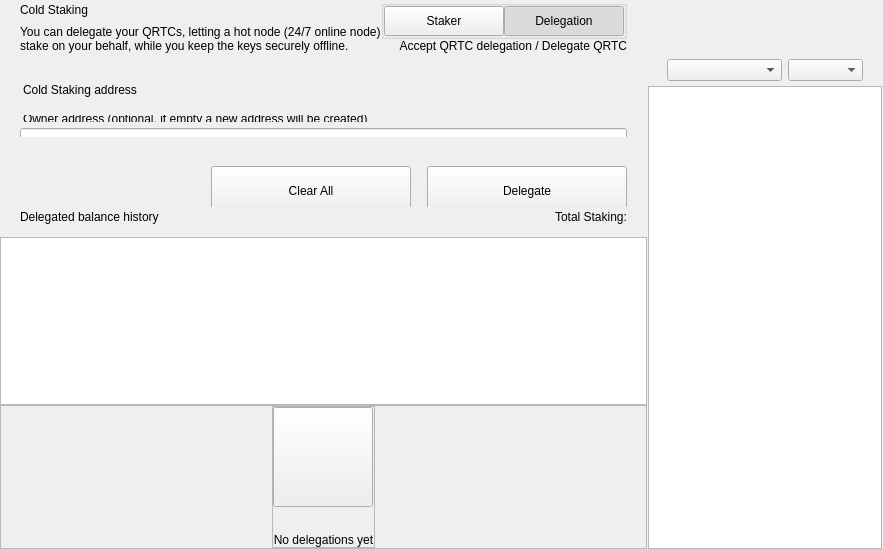
<?xml version="1.0" encoding="UTF-8"?>
<ui version="4.0">
 <class>ColdStakingWidget</class>
 <widget class="QWidget" name="ColdStakingWidget">
  <property name="geometry">
   <rect>
    <x>0</x>
    <y>0</y>
    <width>629</width>
    <height>549</height>
   </rect>
  </property>
  <property name="windowTitle">
   <string>Form</string>
  </property>
  <layout class="QHBoxLayout" name="horizontalLayout_1" stretch="2,1">
   <property name="spacing">
    <number>0</number>
   </property>
   <property name="leftMargin">
    <number>0</number>
   </property>
   <property name="topMargin">
    <number>0</number>
   </property>
   <property name="rightMargin">
    <number>0</number>
   </property>
   <property name="bottomMargin">
    <number>0</number>
   </property>
   <item>
    <widget class="QWidget" name="left" native="true">
     <layout class="QVBoxLayout" name="verticalLayout_3">
      <property name="leftMargin">
       <number>0</number>
      </property>
      <property name="topMargin">
       <number>0</number>
      </property>
      <property name="rightMargin">
       <number>0</number>
      </property>
      <property name="bottomMargin">
       <number>0</number>
      </property>
      <item>
       <layout class="QVBoxLayout" name="verticalLayout_2">
        <property name="spacing">
         <number>0</number>
        </property>
        <item>
         <layout class="QVBoxLayout" name="verticalLayoutTop">
          <property name="spacing">
           <number>0</number>
          </property>
          <property name="leftMargin">
           <number>0</number>
          </property>
          <property name="rightMargin">
           <number>0</number>
          </property>
          <item>
           <widget class="QWidget" name="containerTitle" native="true">
            <property name="sizePolicy">
             <sizepolicy hsizetype="Preferred" vsizetype="Minimum">
              <horstretch>0</horstretch>
              <verstretch>0</verstretch>
             </sizepolicy>
            </property>
            <property name="maximumSize">
             <size>
              <width>16777215</width>
              <height>100</height>
             </size>
            </property>
            <layout class="QHBoxLayout" name="containerTitleLayout">
             <property name="spacing">
              <number>0</number>
             </property>
             <property name="leftMargin">
              <number>20</number>
             </property>
             <property name="topMargin">
              <number>0</number>
             </property>
             <property name="rightMargin">
              <number>20</number>
             </property>
             <property name="bottomMargin">
              <number>0</number>
             </property>
             <item>
              <layout class="QVBoxLayout" name="verticalLayout11">
               <property name="spacing">
                <number>5</number>
               </property>
               <item>
                <widget class="QLabel" name="labelTitle">
                 <property name="text">
                  <string>Cold Staking</string>
                 </property>
                </widget>
               </item>
               <item>
                <widget class="QLabel" name="labelSubtitle1">
                 <property name="maximumSize">
                  <size>
                   <width>16777215</width>
                   <height>16777215</height>
                  </size>
                 </property>
                 <property name="text">
                  <string>You can delegate your QRTCs, letting a hot node (24/7 online node)
stake on your behalf, while you keep the keys securely offline.</string>
                 </property>
                </widget>
               </item>
              </layout>
             </item>
             <item>
              <spacer name="horizontalSpacer">
               <property name="orientation">
                <enum>Qt::Horizontal</enum>
               </property>
               <property name="sizeHint" stdset="0">
                <size>
                 <width>40</width>
                 <height>20</height>
                </size>
               </property>
              </spacer>
             </item>
             <item>
              <widget class="QWidget" name="containerViewPrivacyChecks" native="true">
               <layout class="QVBoxLayout" name="containerPrivacyChecks">
                <property name="spacing">
                 <number>0</number>
                </property>
                <property name="leftMargin">
                 <number>0</number>
                </property>
                <property name="topMargin">
                 <number>0</number>
                </property>
                <property name="rightMargin">
                 <number>0</number>
                </property>
                <property name="bottomMargin">
                 <number>0</number>
                </property>
                <item alignment="Qt::AlignHCenter|Qt::AlignVCenter">
                 <widget class="QGroupBox" name="groupBox">
                  <property name="title">
                   <string/>
                  </property>
                  <layout class="QHBoxLayout" name="horizontalLayout_2_1">
                   <property name="spacing">
                    <number>0</number>
                   </property>
                   <property name="leftMargin">
                    <number>0</number>
                   </property>
                   <property name="topMargin">
                    <number>0</number>
                   </property>
                   <property name="rightMargin">
                    <number>0</number>
                   </property>
                   <property name="bottomMargin">
                    <number>0</number>
                   </property>
                   <item>
                    <widget class="QPushButton" name="pushLeft">
                     <property name="minimumSize">
                      <size>
                       <width>120</width>
                       <height>30</height>
                      </size>
                     </property>
                     <property name="maximumSize">
                      <size>
                       <width>120</width>
                       <height>30</height>
                      </size>
                     </property>
                     <property name="focusPolicy">
                      <enum>Qt::NoFocus</enum>
                     </property>
                     <property name="text">
                      <string>Staker</string>
                     </property>
                     <property name="checkable">
                      <bool>true</bool>
                     </property>
                     <property name="autoExclusive">
                      <bool>true</bool>
                     </property>
                    </widget>
                   </item>
                   <item>
                    <widget class="QPushButton" name="pushRight">
                     <property name="minimumSize">
                      <size>
                       <width>120</width>
                       <height>30</height>
                      </size>
                     </property>
                     <property name="maximumSize">
                      <size>
                       <width>120</width>
                       <height>30</height>
                      </size>
                     </property>
                     <property name="focusPolicy">
                      <enum>Qt::NoFocus</enum>
                     </property>
                     <property name="text">
                      <string>Delegation</string>
                     </property>
                     <property name="checkable">
                      <bool>true</bool>
                     </property>
                     <property name="checked">
                      <bool>true</bool>
                     </property>
                     <property name="autoExclusive">
                      <bool>true</bool>
                     </property>
                    </widget>
                   </item>
                  </layout>
                 </widget>
                </item>
                <item alignment="Qt::AlignTop">
                 <widget class="QLabel" name="labelSubtitle2">
                  <property name="text">
                   <string>Accept QRTC delegation / Delegate QRTC</string>
                  </property>
                  <property name="alignment">
                   <set>Qt::AlignRight|Qt::AlignTrailing|Qt::AlignVCenter</set>
                  </property>
                 </widget>
                </item>
               </layout>
              </widget>
             </item>
            </layout>
           </widget>
          </item>
          <item>
           <spacer name="verticalSpacer_2">
            <property name="orientation">
             <enum>Qt::Vertical</enum>
            </property>
            <property name="sizeType">
             <enum>QSizePolicy::Fixed</enum>
            </property>
            <property name="sizeHint" stdset="0">
             <size>
              <width>20</width>
              <height>30</height>
             </size>
            </property>
           </spacer>
          </item>
          <item>
           <widget class="QWidget" name="containerSend" native="true">
            <property name="minimumSize">
             <size>
              <width>0</width>
              <height>50</height>
             </size>
            </property>
            <layout class="QVBoxLayout" name="containerSendRow">
             <property name="spacing">
              <number>6</number>
             </property>
             <property name="leftMargin">
              <number>0</number>
             </property>
             <property name="topMargin">
              <number>0</number>
             </property>
             <property name="rightMargin">
              <number>0</number>
             </property>
             <property name="bottomMargin">
              <number>0</number>
             </property>
             <item>
              <widget class="QLabel" name="labelEditTitle">
               <property name="maximumSize">
                <size>
                 <width>16777215</width>
                 <height>30</height>
                </size>
               </property>
               <property name="styleSheet">
                <string notr="true">padding-left:20px; padding-bottom:3px;</string>
               </property>
               <property name="text">
                <string>Cold Staking address</string>
               </property>
              </widget>
             </item>
             <item>
              <spacer name="verticalSpacer_6">
               <property name="orientation">
                <enum>Qt::Vertical</enum>
               </property>
               <property name="sizeType">
                <enum>QSizePolicy::Fixed</enum>
               </property>
               <property name="sizeHint" stdset="0">
                <size>
                 <width>20</width>
                 <height>9</height>
                </size>
               </property>
              </spacer>
             </item>
             <item>
              <widget class="QWidget" name="containerOwner" native="true">
               <layout class="QVBoxLayout" name="vContainerOwner">
                <property name="spacing">
                 <number>4</number>
                </property>
                <property name="leftMargin">
                 <number>20</number>
                </property>
                <property name="topMargin">
                 <number>0</number>
                </property>
                <property name="rightMargin">
                 <number>20</number>
                </property>
                <property name="bottomMargin">
                 <number>0</number>
                </property>
                <item>
                 <widget class="QLabel" name="labelSubtitleDescription">
                  <property name="maximumSize">
                   <size>
                    <width>16777215</width>
                    <height>20</height>
                   </size>
                  </property>
                  <property name="styleSheet">
                   <string notr="true">margin-bottom:2px;
                   margin-left:0.05px;
                   padding:0px;</string>
                  </property>
                  <property name="text">
                   <string>Owner address (optional, if empty a new address will be created)</string>
                  </property>
                 </widget>
                </item>
                <item>
                 <widget class="QLineEdit" name="lineEditOwnerAddress">
                  <property name="minimumSize">
                   <size>
                    <width>0</width>
                    <height>50</height>
                   </size>
                  </property>
                  <property name="maximumSize">
                   <size>
                    <width>16777215</width>
                    <height>50</height>
                   </size>
                  </property>
                  <property name="styleSheet">
                   <string notr="true"/>
                  </property>
                  <property name="placeholderText">
                   <string>Enter owner address</string>
                  </property>
                 </widget>
                </item>
               </layout>
              </widget>
             </item>
            </layout>
           </widget>
          </item>
         </layout>
        </item>
        <item>
         <spacer name="verticalSpacer_3">
          <property name="orientation">
           <enum>Qt::Vertical</enum>
          </property>
          <property name="sizeType">
           <enum>QSizePolicy::Minimum</enum>
          </property>
          <property name="sizeHint" stdset="0">
           <size>
            <width>20</width>
            <height>20</height>
           </size>
          </property>
         </spacer>
        </item>
        <item>
         <widget class="QWidget" name="containerBtn" native="true">
          <property name="minimumSize">
           <size>
            <width>0</width>
            <height>50</height>
           </size>
          </property>
          <layout class="QHBoxLayout" name="horizontalLayout">
           <property name="rightMargin">
            <number>20</number>
           </property>
           <item>
            <spacer name="horizontalSpacer_2">
             <property name="orientation">
              <enum>Qt::Horizontal</enum>
             </property>
             <property name="sizeHint" stdset="0">
              <size>
               <width>200</width>
               <height>20</height>
              </size>
             </property>
            </spacer>
           </item>
           <item>
            <layout class="QHBoxLayout" name="horizontalLayout_7">
             <item>
              <spacer name="horizontalSpacer_3">
               <property name="orientation">
                <enum>Qt::Horizontal</enum>
               </property>
               <property name="sizeType">
                <enum>QSizePolicy::Expanding</enum>
               </property>
               <property name="sizeHint" stdset="0">
                <size>
                 <width>40</width>
                 <height>20</height>
                </size>
               </property>
              </spacer>
             </item>
             <item>
              <widget class="QPushButton" name="pushButtonClear">
               <property name="minimumSize">
                <size>
                 <width>200</width>
                 <height>50</height>
                </size>
               </property>
               <property name="focusPolicy">
                <enum>Qt::NoFocus</enum>
               </property>
               <property name="text">
                <string>Clear All</string>
               </property>
              </widget>
             </item>
             <item>
              <spacer name="horizontalSpacer_4">
               <property name="orientation">
                <enum>Qt::Horizontal</enum>
               </property>
               <property name="sizeType">
                <enum>QSizePolicy::Fixed</enum>
               </property>
               <property name="sizeHint" stdset="0">
                <size>
                 <width>10</width>
                 <height>20</height>
                </size>
               </property>
              </spacer>
             </item>
             <item>
              <widget class="QPushButton" name="pushButtonSend">
               <property name="minimumSize">
                <size>
                 <width>200</width>
                 <height>50</height>
                </size>
               </property>
               <property name="maximumSize">
                <size>
                 <width>200</width>
                 <height>50</height>
                </size>
               </property>
               <property name="focusPolicy">
                <enum>Qt::NoFocus</enum>
               </property>
               <property name="text">
                <string>Delegate</string>
               </property>
              </widget>
             </item>
            </layout>
           </item>
          </layout>
         </widget>
        </item>
        <item>
         <widget class="QWidget" name="containerHistoryLabel" native="true">
          <layout class="QHBoxLayout" name="horizontalLayout_4">
           <property name="spacing">
            <number>0</number>
           </property>
           <property name="leftMargin">
            <number>20</number>
           </property>
           <property name="topMargin">
            <number>0</number>
           </property>
           <property name="rightMargin">
            <number>20</number>
           </property>
           <property name="bottomMargin">
            <number>0</number>
           </property>
           <item>
            <widget class="QWidget" name="verticalWidget" native="true">
             <property name="minimumSize">
              <size>
               <width>100</width>
               <height>0</height>
              </size>
             </property>
             <layout class="QVBoxLayout" name="verticalLayout_58">
              <property name="leftMargin">
               <number>0</number>
              </property>
              <property name="topMargin">
               <number>0</number>
              </property>
              <property name="rightMargin">
               <number>0</number>
              </property>
              <property name="bottomMargin">
               <number>0</number>
              </property>
              <item>
               <widget class="QLabel" name="labelListHistory">
                <property name="text">
                 <string>Delegated balance history</string>
                </property>
               </widget>
              </item>
             </layout>
            </widget>
           </item>
           <item>
            <spacer name="horizontalSpacer_5">
             <property name="orientation">
              <enum>Qt::Horizontal</enum>
             </property>
             <property name="sizeHint" stdset="0">
              <size>
               <width>40</width>
               <height>20</height>
              </size>
             </property>
            </spacer>
           </item>
           <item>
            <widget class="QLabel" name="labelStakingTotal">
             <property name="text">
              <string>Total Staking:</string>
             </property>
            </widget>
           </item>
          </layout>
         </widget>
        </item>
        <item>
         <layout class="QVBoxLayout" name="verticalLayout_64">
          <property name="spacing">
           <number>0</number>
          </property>
          <item>
           <spacer name="verticalSpacer_44">
            <property name="orientation">
             <enum>Qt::Vertical</enum>
            </property>
            <property name="sizeType">
             <enum>QSizePolicy::Fixed</enum>
            </property>
            <property name="sizeHint" stdset="0">
             <size>
              <width>20</width>
              <height>10</height>
             </size>
            </property>
           </spacer>
          </item>
          <item>
           <widget class="QListView" name="listView">
            <property name="enabled">
             <bool>true</bool>
            </property>
            <property name="mouseTracking">
             <bool>true</bool>
            </property>
           </widget>
          </item>
          <item>
           <widget class="QFrame" name="emptyContainer">
            <property name="minimumSize">
             <size>
              <width>0</width>
              <height>100</height>
             </size>
            </property>
            <property name="frameShape">
             <enum>QFrame::StyledPanel</enum>
            </property>
            <property name="frameShadow">
             <enum>QFrame::Raised</enum>
            </property>
            <layout class="QVBoxLayout" name="verticalLayout_71" stretch="1,8">
             <property name="spacing">
              <number>0</number>
             </property>
             <property name="leftMargin">
              <number>0</number>
             </property>
             <property name="topMargin">
              <number>0</number>
             </property>
             <property name="rightMargin">
              <number>0</number>
             </property>
             <property name="bottomMargin">
              <number>0</number>
             </property>
             <item>
              <spacer name="verticalSpacer">
               <property name="orientation">
                <enum>Qt::Vertical</enum>
               </property>
               <property name="sizeHint" stdset="0">
                <size>
                 <width>20</width>
                 <height>20</height>
                </size>
               </property>
              </spacer>
             </item>
             <item alignment="Qt::AlignHCenter|Qt::AlignVCenter">
              <widget class="QFrame" name="emptyScreen">
               <property name="sizePolicy">
                <sizepolicy hsizetype="Expanding" vsizetype="Expanding">
                 <horstretch>0</horstretch>
                 <verstretch>0</verstretch>
                </sizepolicy>
               </property>
               <property name="frameShape">
                <enum>QFrame::StyledPanel</enum>
               </property>
               <property name="frameShadow">
                <enum>QFrame::Raised</enum>
               </property>
               <layout class="QVBoxLayout" name="verticalLayout">
                <property name="spacing">
                 <number>30</number>
                </property>
                <property name="leftMargin">
                 <number>0</number>
                </property>
                <property name="topMargin">
                 <number>0</number>
                </property>
                <property name="rightMargin">
                 <number>0</number>
                </property>
                <property name="bottomMargin">
                 <number>0</number>
                </property>
                <item alignment="Qt::AlignHCenter|Qt::AlignVCenter">
                 <widget class="QPushButton" name="pushImgEmpty">
                  <property name="minimumSize">
                   <size>
                    <width>100</width>
                    <height>100</height>
                   </size>
                  </property>
                  <property name="maximumSize">
                   <size>
                    <width>100</width>
                    <height>100</height>
                   </size>
                  </property>
                  <property name="focusPolicy">
                   <enum>Qt::NoFocus</enum>
                  </property>
                  <property name="text">
                   <string/>
                  </property>
                  <property name="iconSize">
                   <size>
                    <width>100</width>
                    <height>100</height>
                   </size>
                  </property>
                 </widget>
                </item>
                <item alignment="Qt::AlignHCenter|Qt::AlignVCenter">
                 <widget class="QLabel" name="labelEmpty">
                  <property name="styleSheet">
                   <string notr="true"/>
                  </property>
                  <property name="text">
                   <string>No delegations yet</string>
                  </property>
                  <property name="alignment">
                   <set>Qt::AlignCenter</set>
                  </property>
                 </widget>
                </item>
               </layout>
              </widget>
             </item>
            </layout>
           </widget>
          </item>
         </layout>
        </item>
       </layout>
      </item>
     </layout>
    </widget>
   </item>
   <item>
    <widget class="QWidget" name="right" native="true">
     <layout class="QVBoxLayout" name="rightContainer">
      <property name="spacing">
       <number>0</number>
      </property>
      <property name="leftMargin">
       <number>1</number>
      </property>
      <property name="topMargin">
       <number>0</number>
      </property>
      <property name="rightMargin">
       <number>1</number>
      </property>
      <property name="bottomMargin">
       <number>0</number>
      </property>
      <item>
       <widget class="QWidget" name="containerRightButtons" native="true">
        <property name="minimumSize">
         <size>
          <width>0</width>
          <height>50</height>
         </size>
        </property>
        <layout class="QVBoxLayout" name="verticalLayout_4">
         <property name="leftMargin">
          <number>19</number>
         </property>
         <property name="topMargin">
          <number>0</number>
         </property>
         <property name="rightMargin">
          <number>19</number>
         </property>
         <property name="bottomMargin">
          <number>0</number>
         </property>
         <item>
          <widget class="OptionButton" name="btnCoinControl" native="true">
           <property name="minimumSize">
            <size>
             <width>0</width>
             <height>0</height>
            </size>
           </property>
          </widget>
         </item>
         <item>
          <widget class="OptionButton" name="btnColdStaking" native="true"/>
         </item>
         <item>
          <widget class="OptionButton" name="btnMyStakingAddresses" native="true">
           <property name="sizePolicy">
            <sizepolicy hsizetype="Preferred" vsizetype="Minimum">
             <horstretch>0</horstretch>
             <verstretch>0</verstretch>
            </sizepolicy>
           </property>
          </widget>
         </item>
        </layout>
       </widget>
      </item>
      <item>
       <widget class="QWidget" name="sortWidget" native="true">
        <layout class="QHBoxLayout" name="horizontalLayout_6">
         <property name="leftMargin">
          <number>19</number>
         </property>
         <property name="rightMargin">
          <number>19</number>
         </property>
         <property name="bottomMargin">
          <number>5</number>
         </property>
         <item>
          <spacer name="horizontalSpacer_6">
           <property name="orientation">
            <enum>Qt::Horizontal</enum>
           </property>
           <property name="sizeHint" stdset="0">
            <size>
             <width>40</width>
             <height>20</height>
            </size>
           </property>
          </spacer>
         </item>
         <item>
          <widget class="QComboBox" name="comboBoxSort">
           <property name="sizePolicy">
            <sizepolicy hsizetype="Preferred" vsizetype="Fixed">
             <horstretch>0</horstretch>
             <verstretch>0</verstretch>
            </sizepolicy>
           </property>
           <property name="minimumSize">
            <size>
             <width>115</width>
             <height>0</height>
            </size>
           </property>
          </widget>
         </item>
         <item>
          <widget class="QComboBox" name="comboBoxSortOrder">
           <property name="sizePolicy">
            <sizepolicy hsizetype="Preferred" vsizetype="Fixed">
             <horstretch>0</horstretch>
             <verstretch>0</verstretch>
            </sizepolicy>
           </property>
           <property name="minimumSize">
            <size>
             <width>75</width>
             <height>0</height>
            </size>
           </property>
          </widget>
         </item>
        </layout>
       </widget>
      </item>
      <item>
       <widget class="QListView" name="listViewStakingAddress">
        <property name="enabled">
         <bool>true</bool>
        </property>
        <property name="mouseTracking">
         <bool>true</bool>
        </property>
       </widget>
      </item>
     </layout>
    </widget>
   </item>
  </layout>
 </widget>
 <customwidgets>
  <customwidget>
   <class>OptionButton</class>
   <extends>QWidget</extends>
   <header>qt/quirkturt/optionbutton.h</header>
   <container>1</container>
  </customwidget>
 </customwidgets>
 <resources/>
 <connections/>
</ui>
